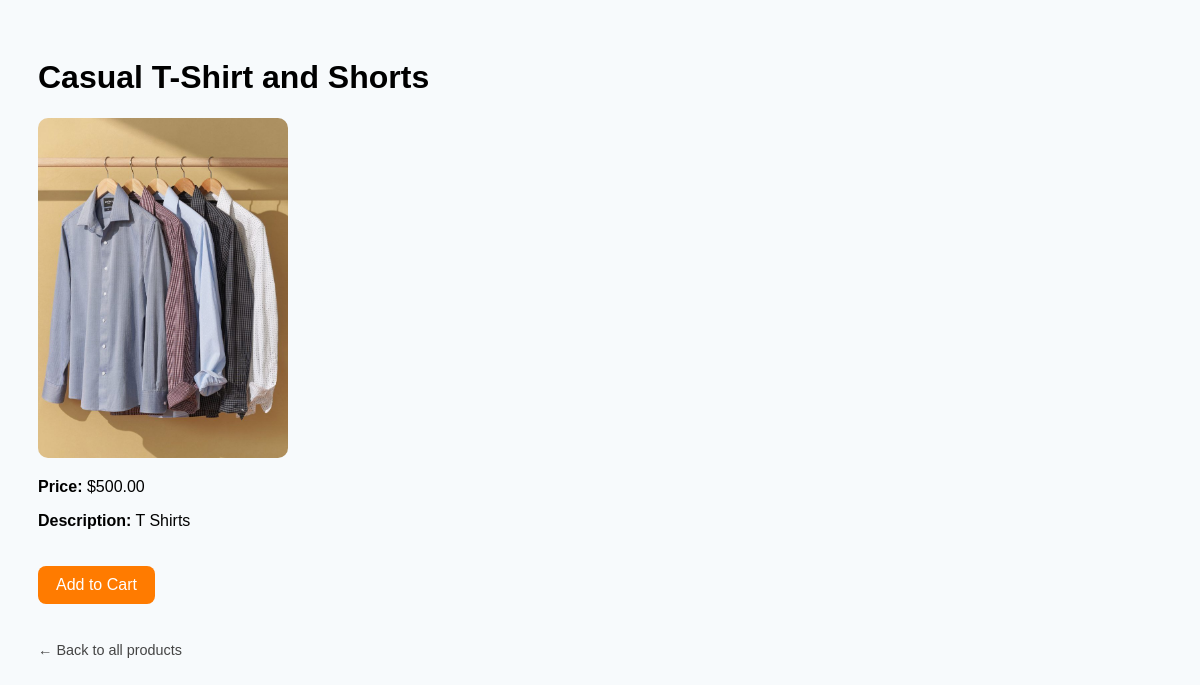
Screenshot of /product/4/ with the database file from the repository.
### app/models.py (models this page shows, shortened)
class Product(models.Model):
    name = models.CharField(max_length=200)
    description = models.TextField()
    price = models.DecimalField(max_digits=10, decimal_places=2)
    image = models.ImageField(upload_to='products/')

### app/views.py (the view)
# urls.py: path('product/<int:product_id>/', views.product_details, name='product_details'),
def product_details(request, product_id):
    upload = get_object_or_404(Product, id=product_id)
    return render(request, 'product_details.html', {'upload': upload})

### app/templates/product_details.html (shortened to what this page needs)
<!DOCTYPE html>
<html lang="en">
<head>
</head>
<body>
    <h1>{{ upload.name }}</h1>
    <img src="{{ upload.image.url }}" width="250" alt="{{ upload.name }}">
    <p><strong>Price:</strong> ${{ upload.price }}</p>
    <p><strong>Description:</strong> {{ upload.description }}</p>
    <a href="{% url 'add_to_cart' upload.id %}" class="btn-cart">Add to Cart</a>
    <br><br>
    <a href="{% url 'product_list' %}" class="back-btn">← Back to all products</a>
</body>
</html>

### app/templates/product_details.html (style rules this page uses)
body { font-family: "Poppins", sans-serif; background: #f7fafc; padding: 30px; }
img { border-radius: 10px; }
.btn-cart { display: inline-block; background: #ff7b00; color: white; padding: 10px 18px; margin-top: 20px; border-radius: 8px; text-decoration: none; font-size: 1rem; transition: 0.3s; }
.back-btn { display: inline-block; margin-top: 20px; text-decoration: none; color: #444; font-size: 0.9rem; }

### rows the page displays
Product: name "Casual T-Shirt and Shorts", image (picture), price "500.00", description "T Shirts"
